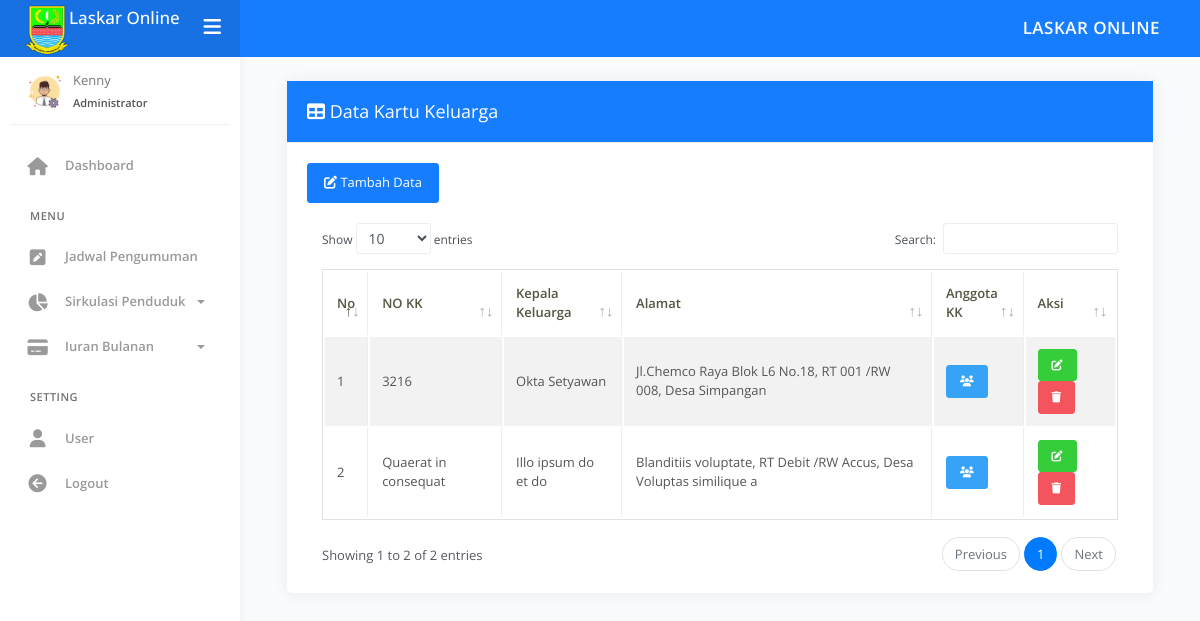
The app's page /index.php?page=data-kartu (signed in) with its own data.
### tables this page shows
CREATE TABLE `tb_kk` (
  `id_kk` int(11) NOT NULL,
  `no_kk` varchar(30) NOT NULL,
  `kepala` varchar(20) NOT NULL,
  `alamat` varchar(255) NOT NULL,
  `desa` varchar(20) NOT NULL,
  `rt` varchar(5) NOT NULL,
  `rw` varchar(5) NOT NULL,
  `kec` varchar(20) NOT NULL,
  `kab` varchar(20) NOT NULL,
  `prov` varchar(20) NOT NULL
);

### admin/kartu/data_kartu.php (the view, shortened to what this page needs)
<div class="main-panel">
	<div class="content">
		<div class="page-inner">
			<div class="row">
				<div class="col-md-12">
					<div class="card">
						<div class="card-header bg-primary">
							<h3 class="card-title text-white">
								<i class="fa fa-table"></i> Data Kartu Keluarga
							</h3>
						</div>
						<div class="card-body">
							<div class="table-responsive">
								<div>
									<a href="?page=add-kartu" class="btn btn-primary">
										<i class="fa fa-edit"></i> Tambah Data</a>
								</div>
								<br>
								<table id="example1" class="table table-bordered table-striped table-hover">
									<thead>
										<tr>
											<th>No</th>
											<th>NO KK</th>
											<th>Kepala Keluarga</th>
											<th>Alamat</th>
											<th>Anggota KK</th>
											<th>Aksi</th>
										</tr>
									</thead>
									<tbody>
										<?php
										$no = 1;
										$sql = $koneksi->query("SELECT p.id_pend, p.alamat, k.id_kk, k.no_kk, k.kepala, k.alamat, k.desa, k.rt, k.rw, k.kec, k.kab, k.prov
                       FROM tb_kk k
					   left join tb_pdd p on p.id_pend = k.id_kk order by p.alamat");
										while ($data = $sql->fetch_assoc()) {
										?>
											<tr>
												<td>
													<?php echo $no++; ?>
												</td>
												<td>
													<?php echo $data['no_kk']; ?>
												</td>
												<td>
													<?php echo $data['kepala']; ?>
												</td>
												<td>
													<?php echo $data['alamat']; ?>, RT
													<?php echo $data['rt']; ?>
													/RW
													<?php echo $data['rw']; ?>, Desa
													<?php echo $data['desa']; ?>
												</td>
												<td>
													<a href="?page=anggota&kode=<?php echo $data['id_kk']; ?>" title="Anggota KK" class="btn btn-info btn-sm">
														<i class="fa fa-users"></i>
													</a>
												</td>
												<td>
													<a href="?page=edit-kartu&kode=<?php echo $data['id_kk']; ?>" title="Ubah" class="btn btn-success btn-sm">
														<i class="fa fa-edit"></i>
													</a>
													<a href="?page=del-kartu&kode=<?php echo $data['id_kk']; ?>" onclick="return confirm('Apakah anda yakin hapus data ini ?')" title="Hapus" class="btn btn-danger btn-sm">
														<i class="fa fa-trash"></i>
													</a>
												</td>
											</tr>
										<?php
										}
										?>
									</tbody>
								</table>
							</div>
						</div>
					</div>
				</div>
			</div>
		</div>
	</div>

### index.php (shortened to what this page needs)
<?php
if (isset($_SESSION["ses_username"]) == "") {
	header("location: home.php");
} else {
	$data_nama = $_SESSION["ses_nama"];
	$data_level = $_SESSION["ses_level"];
}
include "inc/koneksi.php";
?>
<!DOCTYPE html>
<html>
<head>
	<link rel="stylesheet" href="https://code.ionicframework.com/ionicons/2.0.1/css/ionicons.min.css">
	<link rel="stylesheet" href="https://cdnjs.cloudflare.com/ajax/libs/font-awesome/6.4.0/css/all.min.css" />
	<link rel="stylesheet" href="assets/css/bootstrap.min.css">
	<link rel="stylesheet" href="assets/css/azzara.min.css">
</head>
<body class="hold-transition sidebar-mini ">
	<div class="wrapper">
		<div class="main-header" data-background-color="blue">
			<div class="logo-header">
				<a href="index.html" class="logo">
					<img src="assets/img/logo rt1.png" alt="navbar brand" class="navbar-brand">
				</a>
				<h3 class="logo text-white mt-4">Laskar Online</h3>
				<div class="navbar-minimize">
					<button class="btn btn-minimize btn-rounded">
						<i class="fa fa-bars"></i>
					</button>
				</div>
			</div>
			<nav class="navbar navbar-header navbar-expand-lg g">
				<div class="container-fluid">
					<ul class="navbar-nav topbar-nav ml-md-auto align-items-center">
						<li class="nav-item d-none d-sm-inline-block">
							<a href="index.php" class="nav-link mt-2">
								<font color="white">
									<h3><b>LASKAR ONLINE</b></h3>
								</font>
							</a>
						</li>
					</ul>
				</div>
			</nav>
		</div>
		<aside class="main-sidebar sidebar-dark-primary elevation-4">
			<div class="sidebar">
				<div class="sidebar-wrapper scrollbar-inner">
					<div class="sidebar-content">
						<?php
						if ($data_level == "Administrator") {
						?>
							<div class="user">
								<div class="avatar-sm float-left mr-2">
									<img src="assets/img/profile.png" alt="..." class="avatar-img rounded-circle">
								</div>
								<div class="info">
									<a data-toggle="collapse" href="#collapseExample" aria-expanded="true">
										<span>
											<?php echo $data_nama; ?>
											<span class="user-level"><?php echo $data_level; ?></span>
										</span>
									</a>
								</div>
							</div>
							<ul class="nav">
								<li class="nav-item">
									<a href="index.php">
										<i class="fas fa-home"></i>
										<p>Dashboard</p>
									</a>
								</li>
								<li class="nav-section">
									<h4 class="text-section">Menu</h4>
								</li>
								<li class="nav-item">
									<a href="?page=data-pengu">
										<i class="fas fa-pen-square"></i>
										<p>Jadwal Pengumuman</p>
									</a>
								</li>
								<li class="nav-item">
									<a data-toggle="collapse" href="#base">
										<i class="fas fa-chart-pie"></i>
										<p>Sirkulasi Penduduk</p>
										<span class="caret"></span>
									</a>
								</li>
								<li class="nav-item">
									<a data-toggle="collapse" href="#forms">
										<i class="fas fa-credit-card"></i>
										<p>Iuran Bulanan</p>
										<span class="caret"></span>
									</a>
								</li>
								<li class="nav-section">
									<h4 class="text-section">Setting</h4>
								</li>
								<li class="nav-item">
									<a href="?page=data-pengguna">
										<i class="fas fa-user"></i>
										<p>User</p>
									</a>
								</li>
							<?php
						}
							?>
							<li class="nav-item">
								<a href="logout.php">
									<i class="fas fa-arrow-circle-left"></i>
									<p>Logout</p>
								</a>
							</li>
							</ul>
					</div>
				</div>
			</div>
		</aside>
		<div class="content-wrapper">
			<section class="content">
				<div class="container-fluid">
					<?php
					if (isset($_GET['page'])) {
						$hal = $_GET['page'];
						switch ($hal) {
							case 'data-kartu':
								include "admin/kartu/data_kartu.php";
								break;
						}
					} else {
						if ($data_level == "Administrator") {
							include "home/admin.php";
						} elseif ($data_level == "User") {
							include "home/user.php";
						}
					}
					?>
				</div>
			</section>
		</div>
		<footer class="main-footer">
			<div class="float-right d-none d-sm-block">
				<a target="_blank">
					<strong> Alpraz</strong>
				</a>
			</div>
			<b>Version 1.0</b>
		</footer>
	</div>
</body>
</html>

### records on screen
tb_kk: no_kk "3216", kepala "Okta Setyawan", alamat "Jl.Chemco Raya Blok L6 No.18", rt "001", rw "008", desa "Simpangan"
tb_kk: no_kk "Quaerat in consequat", kepala "Illo ipsum do et do", alamat "Blanditiis voluptate", rt "Debit", rw "Accus", desa "Voluptas similique a"

### other values on screen
$data_nama "Kenny"
$data_level "Administrator"
